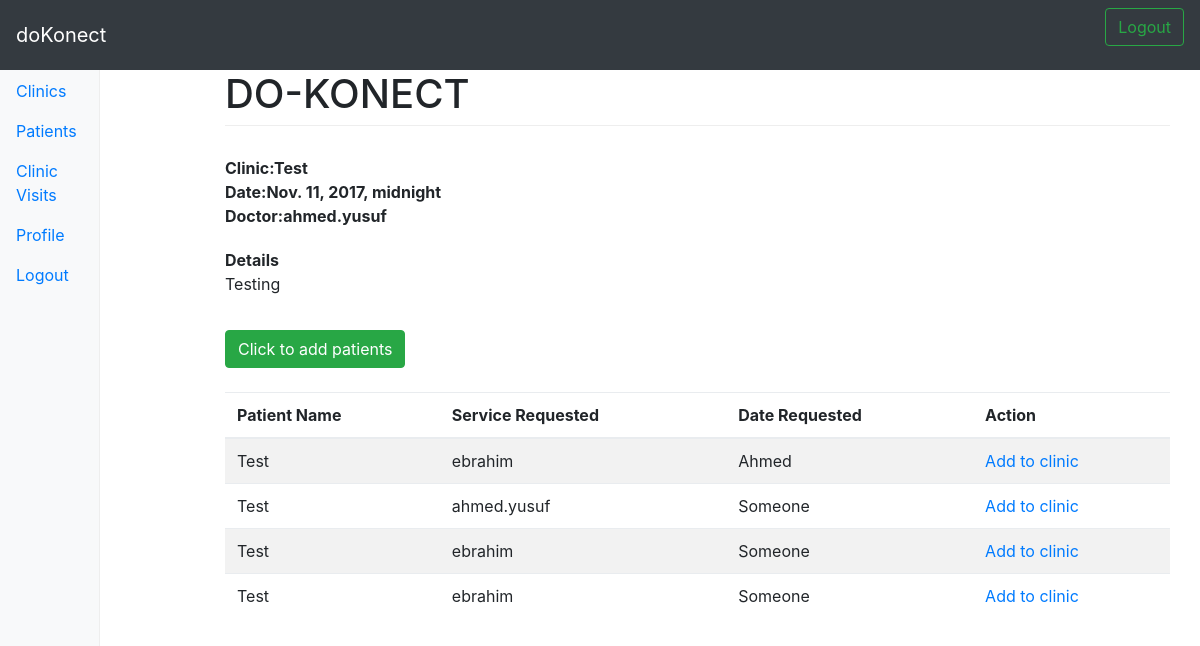
Page /clinic/viewclinic/3/ (signed in) on the committed database.
### clinic/models.py (models this page shows, shortened)
class Clinic_Date(models.Model):
    clinic_name = models.CharField(max_length=100)
    clinic_details = models.CharField(max_length=1000)
    user_id = models.ForeignKey(settings.AUTH_USER_MODEL)
    booking_date = models.DateTimeField(auto_now_add=True)
    clinic_date = models.DateTimeField(validators=[validate_booked_date])
    doctor_accept = models.CharField(max_length=250)
    clinic_accept = models.CharField(max_length=1000)
    clinic_type = models.CharField(max_length=100)
    def __str__(self):
        return (self.clinic_name)
    class Meta:
        ordering = ['-clinic_date']

class Clinic_Date_Patients(models.Model):
    clinic = models.ForeignKey(Clinic_Date)
    user = models.ForeignKey(User)
    patient = models.ForeignKey(Patient)
    date = models.DateTimeField(auto_now_add=True)
    class Meta:
        ordering = ['-date']

### patients/models.py (models this page shows, shortened)
class Patient(models.Model):
    user = models.ForeignKey(settings.AUTH_USER_MODEL)
    firstname = models.CharField(max_length=50)
    lastname = models.CharField(max_length=50)
    dob = models.CharField(max_length=50)
    gender = models.CharField(max_length=50)
    phonenumber = models.CharField(max_length=50)
    address = models.CharField(max_length=250)
    email = models.CharField(max_length=100)
    def __str__(self):
        return (self.firstname)
    class Meta:
        ordering = ['-firstname']

### clinic/views.py (the view)
# urls.py: url(r'viewclinic/(?P<pk>\d+)/$', Clinic_Date_ClinicDetailView.as_view(), name='clinicdetail'),
class Clinic_Date_ClinicDetailView(LoginRequiredMixin, DetailView):
    queryset = Clinic_Date.objects.all()
    template_name = 'clinic/allclinic_detail_view.html'
    def get_object(self):
        pk = self.kwargs.get('pk')
        clinic = Clinic_Date.objects.get(id=pk)
        patients = PatientVisit.objects.all()
        try:
            clinic_patients = Clinic_Date_Patients.objects.filter(
                                                            Q(clinic__id__iexact=clinic.id)
                                                            )
            clinic_object = {'clinic':clinic, 'clinic_patients':clinic_patients, 'patients':patients}
            return clinic_object
        except:
            patients = PatientVisit.objects.all()
            clinic_object = {'clinic':clinic, 'clinic_patients':None, 'patients':patients}
            return clinic_object

### patients/models.py (called while the page is built)
    def __str__(self):
        return self.service

### clinic/templates/clinic/allclinic_detail_view.html (shortened to what this page needs)
{% extends "base_clinic.html" %}
    {% block content %}
    <div class="referral">
        <dt>Clinic:{{object.clinic.clinic_name}}</dt>
        <dt>Date:{{object.clinic.clinic_date}}</dt>
        <dt>Doctor:{{object.clinic.user_id.username}}</dt>
    </div>
    <div class="referral">
        <dt>Details</dt>
        {{object.clinic.clinic_details}}
    </div>
    <br>
    <button type="button" class="btn btn-success btn-md" data-toggle="modal" data-target="#myModal">
            Click to add patients
        </button>
        <br>
        <br>
    <div class="table-responsive">
        {% if object.clinic_patients %}
            <table class="table table-striped">
            <thead>
                <tr>
                    <th>Patient Name</th>
                    <th>Service Requested</th>
                    <th>Date Requested</th>
                    <th>Action</th>
                </tr>
            </thead>
            <tbody id="referal-container">
                {% for obj in object.clinic_patients %}
                <tr>
                        <td>{{obj.clinic}} {{object.patient.lastname}}</td>
                        <td>{{obj.user}}</td>
                        <td>{{obj.patient}}</td>
                        <td><a href="#">Add to clinic </a></td>
                    </tr>
                {% endfor %}
            </tbody>
            </table>
            {% else %}
            No patients added yet
            {% endif %}
        </div>
{% endblock content %}

### static-storage/css/style.css (style rules this page uses)
body { padding-top: 3.5rem; }
.referral { padding-top: 10px; padding-bottom: 10px; }

### rows in the picture
Clinic_Date: clinic.clinic_name "Test", clinic.clinic_date "Nov. 11, 2017, midnight", clinic.user_id.username "ahmed.yusuf", clinic.clinic_details "Testing"
Clinic_Date_Patients: clinic "Test", user "ebrahim", patient "Ahmed"
Clinic_Date_Patients: clinic "Test", user "ahmed.yusuf", patient "Someone"
Clinic_Date_Patients: clinic "Test", user "ebrahim", patient "Someone"
Clinic_Date_Patients: clinic "Test", user "ebrahim", patient "Someone"
